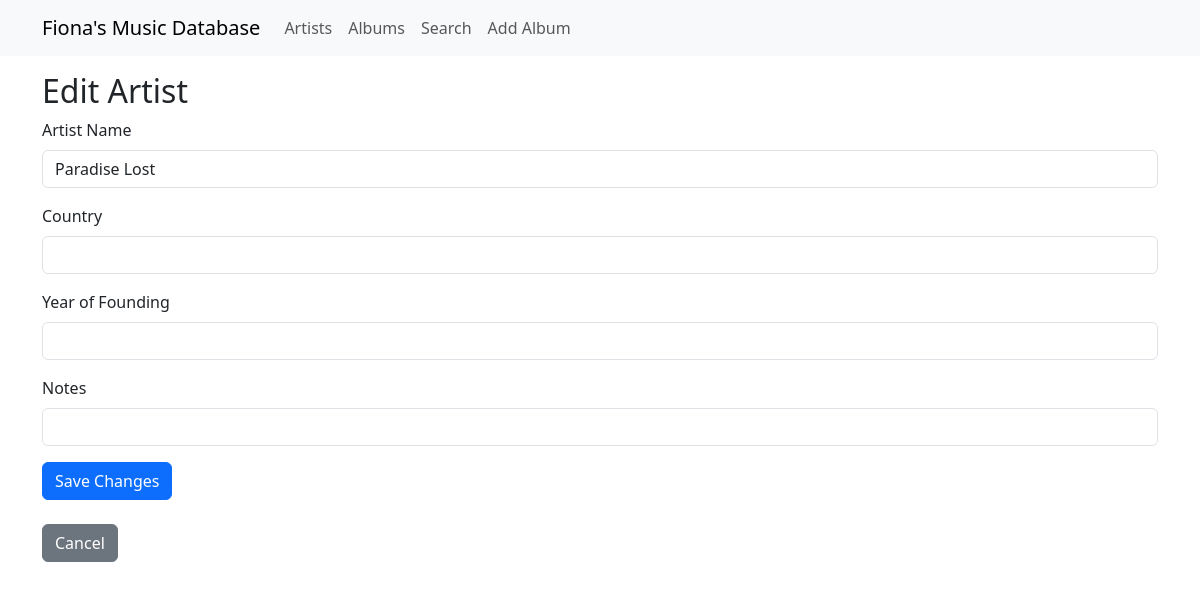
Page /artist/1/edit on the earlier database version.
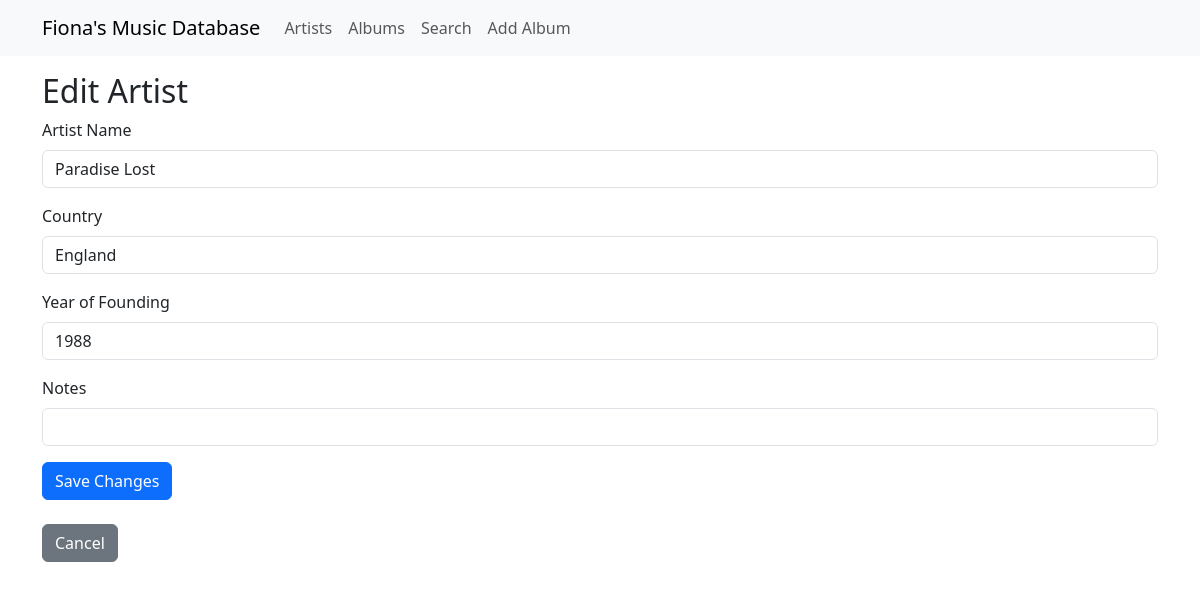
Same page on the later database version.
### app/models.py (models this page shows)
class Artists(db.Model):
    __tablename__ = "artists"
    id: so.Mapped[int] = so.mapped_column(primary_key=True)
    name: so.Mapped[str] = so.mapped_column(sa.String(128), index=True, unique=True)
    country: so.Mapped[Optional[str]] = so.mapped_column(sa.String(64))
    year_of_founding: so.Mapped[Optional[int]] = so.mapped_column(
        sa.Integer, index=True
    )
    notes: so.Mapped[Optional[str]] = so.mapped_column(sa.String(256))
    albums: so.Mapped[list["Albums"]] = so.relationship(back_populates="artist")

### app/main/routes.py (the view, shortened to what this page needs)
@bp.route("/artist/<int:artist_id>/edit", methods=["GET", "POST"])
def edit_artist(artist_id):
    artist = db.session.get(Artists, artist_id)
    if not artist:
        flash("Artist not found.")
        return redirect(url_for("main.artists"))
    form = EditArtistForm(obj=artist)
    return render_template(
        "edit_artist.html", title=f"Edit {artist.name}", form=form, artist=artist
    )

### app/main/forms.py
class EditArtistForm(FlaskForm):
    name = StringField("Artist Name", validators=[DataRequired(), Length(max=128)])
    country = StringField("Country", validators=[Length(max=64)])
    year_of_founding = IntegerField("Year of Founding")
    notes = StringField("Notes", validators=[Length(max=256)])
    submit = SubmitField("Save Changes")

### app/templates/edit_artist.html
{% extends "base.html" %} {% import "bootstrap_wtf.html" as wtf %} {% block
content %}
<h2>Edit Artist</h2>
{{ wtf.quick_form(form) }}
<a
  href="{{ url_for('main.artist_details', artist_id=artist.id) }}"
  class="btn btn-secondary mt-2"
  >Cancel</a
>
{% endblock %}

### app/templates/bootstrap_wtf.html (shortened to what this page needs)
{% macro form_field(field, autofocus) %} {%- if field.type == 'BooleanField' %}
<div class="form-check mb-3">
  {{ field(class='form-check-input') }} {{ field.label(class='form-check-label')
  }}
</div>
{%- elif field.type == 'SelectField' %} {{
field.label(class='form-label') }} {{ field(class='form-select mb-3') }} {%- elif field.type == 'SubmitField' %} {{ field(class='btn btn-primary mb-3')
}} {%- else %}
<div class="mb-3">
  {{ field.label(class='form-label') }} {% if autofocus %} {{
  field(class='form-control' + (' is-invalid' if field.errors else ''),
  autofocus=True) }} {% else %} {{ field(class='form-control' + (' is-invalid'
  if field.errors else '')) }} {% endif %}
</div>
{%- endif %} {% endmacro %} {% macro quick_form(form, action="", method="post",
id="", novalidate=False) %}
<form
  {%-
  if
  action
  !="None"
  %}
  action="{{ action }}"
  {%
  endif
  -%}
  {%-
  if
  method
  %}
  method="{{ method }}"
  {%
  endif
  %}
>
   {% set ns =
  namespace(first_field=true) %} {%- for field in form %} {% if
  field.widget.input_type != 'hidden' -%} {{ form_field(field, ns.first_field)
  }} {% set ns.first_field = false %} {%- endif %} {%- endfor %}
</form>
{% endmacro %}

Differences in the rows shown:
changed Artists "Paradise Lost": country (not shown) → "England"; year_of_founding (not shown) → "1988"
